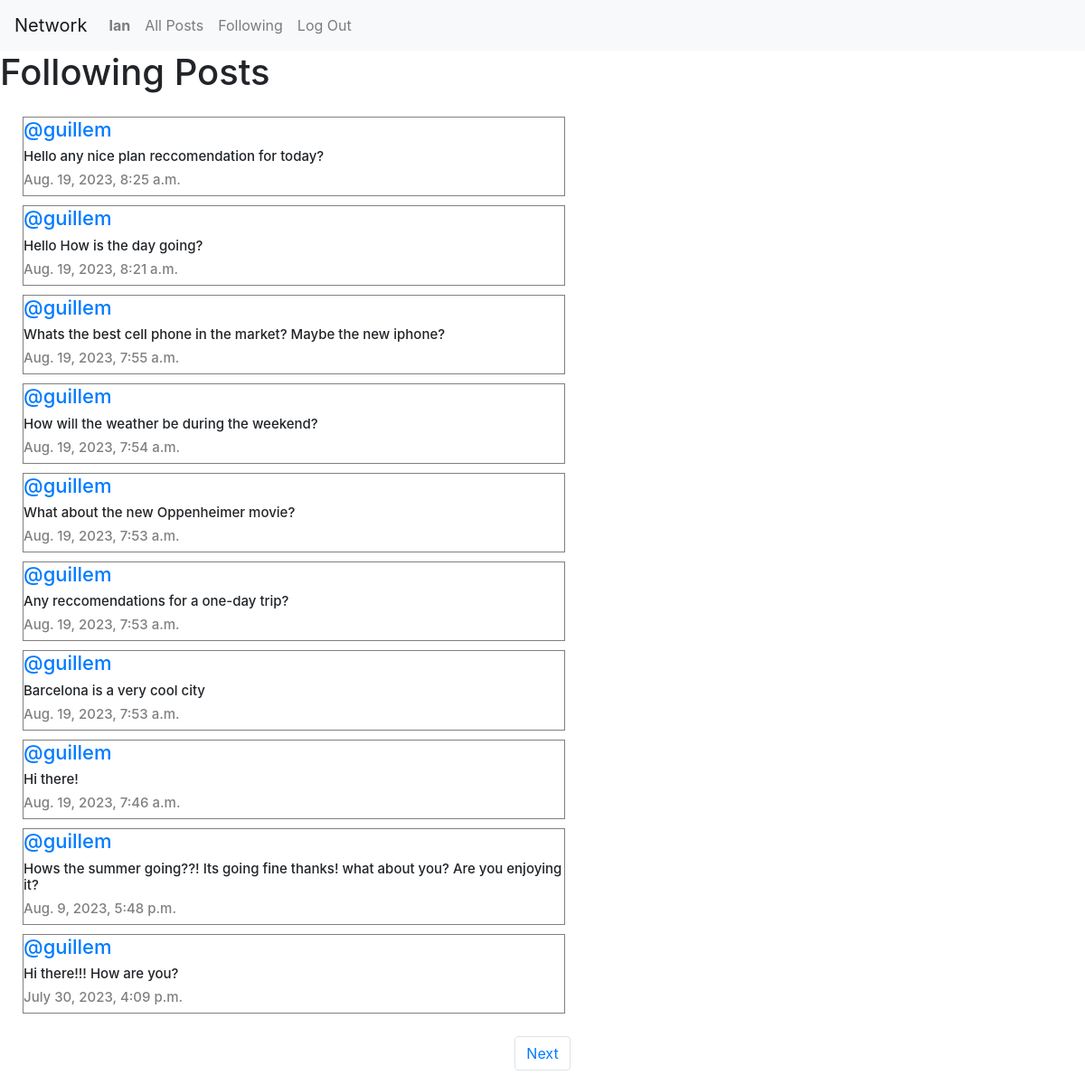
The page /following (signed in) on the database its author committed.
### network/models.py (models this page shows, shortened)
class User(AbstractUser):
    pass

class Post(models.Model):
    user = models.ForeignKey(User, on_delete=models.CASCADE, null=True, related_name="author")
    content = models.CharField(max_length=140)
    date = models.DateTimeField(auto_now_add=True)

### network/views.py (the view)
# urls.py: path("following", views.following, name="following"),
def following(request):
    currentUser = User.objects.get(pk=request.user.id)
    followingPeople = Follow.objects.filter(user=currentUser)
    allPosts = Post.objects.all().order_by("id").reverse()
    followingPosts = []
    for post in allPosts:
        for person in followingPeople:
            if person.user_follower == post.user:
                followingPosts.append(post)
    pagination = Paginator(followingPosts, 10)
    page_number = request.GET.get('page')
    posts_of_the_page = pagination.get_page(page_number)
    return render(request, "network/following.html",{
        "posts_of_the_page" : posts_of_the_page,
    })

### network/templates/network/following.html (shortened to what this page needs)
{% extends "network/layout.html" %}
{% block body %}
    <h1>Following Posts</h1>
    <div class="all-post">
            {% for post in posts_of_the_page %}
                <div class="row-post ">
                    <h5 class="user-name"><a href="{% url 'profile' user_id=post.user.id %}">@{{post.user}}</a></h5>
                    <h6 class="content">{{post.content}}</h6>
                    <h6 class="date">{{post.date}}</h6>
                </div>
            {% endfor %}
    </div>
    <nav aria-label="Page navigation example">
        <ul class="pagination d-flex justify-content-center">
            {% if posts_of_the_page.has_next %}
                <li class="page-item"><a class="page-link" href="?page={{posts_of_the_page.next_page_number}}">Next</a></li>
            {% endif %}
        </ul>
      </nav>
{% endblock %}

### network/templates/network/layout.html (shortened to what this page needs)
{% load static %}
<!DOCTYPE html>
<html lang="en">
    <head>
        <link rel="stylesheet" href="https://stackpath.bootstrapcdn.com/bootstrap/4.4.1/css/bootstrap.min.css">
        <link href="{% static 'network/styles.css' %}" rel="stylesheet">
        <link rel="stylesheet" href="https://cdnjs.cloudflare.com/ajax/libs/font-awesome/4.7.0/css/font-awesome.min.css">
    </head>
    <body>
        <nav class="navbar navbar-expand-lg navbar-light bg-light">
            <a class="navbar-brand" href="{% url 'index' %}">Network</a>
            <div>
              <ul class="navbar-nav mr-auto">
                {% if user.is_authenticated %}
                    <li class="nav-item">
                        <a class="nav-link" href="{% url 'profile' user_id=user.id %}"><strong>{{ user.username }}</strong></a>
                    </li>
                {% endif %}
                <li class="nav-item">
                  <a class="nav-link" href="{% url 'index' %}">All Posts</a>
                </li>
                {% if user.is_authenticated %}
                    <li class="nav-item">
                        <a class="nav-link" href="{% url 'following' %}">Following</a>
                    </li>
                    <li class="nav-item">
                        <a class="nav-link" href="{% url 'logout' %}">Log Out</a>
                    </li>
                {% endif %}
              </ul>
            </div>
          </nav>
        <div class="body">
            {% block body %}
            {% endblock %}
        </div>
    </body>
</html>

### network/static/network/styles.css (style rules this page uses)
.all-post { display: flex; justify-content: flex-start; flex-direction: column; margin: 20px; }
.row-post { border: 0.1px solid gray; justify-content: center; flex-direction: column; max-width:600px; box-sizing:border-box; margin:5px; }
.content { font-size: 15px; }
.user-name { font-size: 22px }
.date { color: gray; font-size: 15px; }

### rows shown on the page
User: username "Ian"
Post: user "guillem", content "Hello any nice plan reccomendation for today?", date "Aug. 19, 2023, 8:25 a.m."
Post: user "guillem", content "Hello How is the day going?", date "Aug. 19, 2023, 8:21 a.m."
Post: user "guillem", content "Whats the best cell phone in the market? Maybe the new iphone?", date "Aug. 19, 2023, 7:55 a.m."
Post: user "guillem", content "How will the weather be during the weekend?", date "Aug. 19, 2023, 7:54 a.m."
Post: user "guillem", content "What about the new Oppenheimer movie?", date "Aug. 19, 2023, 7:53 a.m."
Post: user "guillem", content "Any reccomendations for a one-day trip?", date "Aug. 19, 2023, 7:53 a.m."
Post: user "guillem", content "Barcelona is a very cool city", date "Aug. 19, 2023, 7:53 a.m."
Post: user "guillem", content "Hi there!", date "Aug. 19, 2023, 7:46 a.m."
Post: user "guillem", content "Hows the summer going??! Its going fine thanks! what about you? Are you enjoying it?", date "Aug. 9, 2023, 5:48 p.m."
Post: user "guillem", content "Hi there!!! How are you?", date "July 30, 2023, 4:09 p.m."
